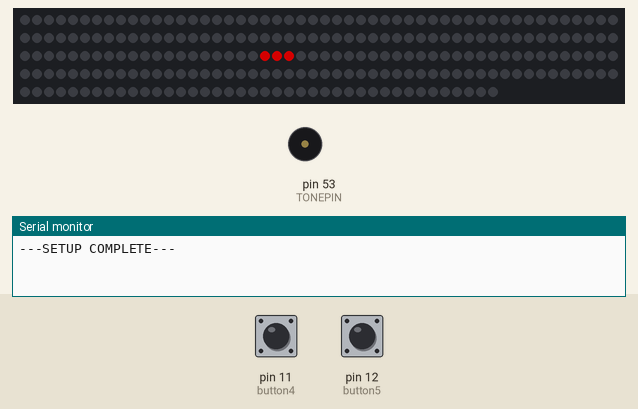
Bench run of a sketch on a simulated Arduino Mega 2560, built with avr-gcc and run on an emulated ATmega2560. Parts: 240 RGB LEDs in strip order, left to right, continuing on the next row, buzzer (waves = sounding), the last lines printed to the serial monitor. The test bench sets the inputs (shaded band); at power-on: pin 11 (button4) HIGH, pin 12 (button5) HIGH. Dim RGB values are drawn brighter than linear; random numbers use the default seed unless the sketch sets one.

Above: at 1.2 s.
1.3 s: pin 11 (button4) pulled LOW for 0.15 s
4.4 s: pin 12 (button5) pulled LOW for 0.15 s
At 4.56 s:
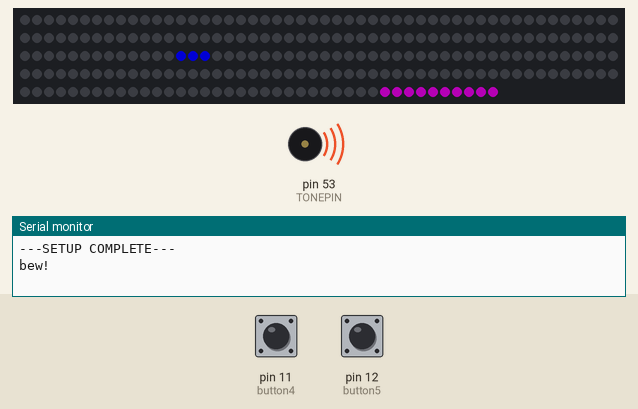
5.1 s: pin 11 (button4) pulled LOW for 1 s
At 7.2 s:
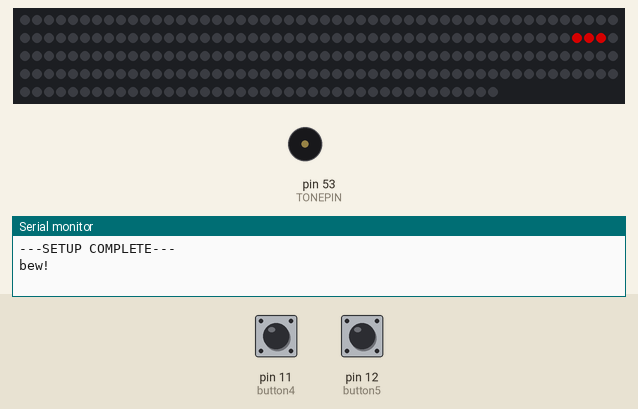
7.6 s: pin 12 (button5) pulled LOW for 1 s
10.1 s: pin 11 (button4) pulsed LOW 5 times (0.12 s each, 0.3 s apart)
At 11.56 s:
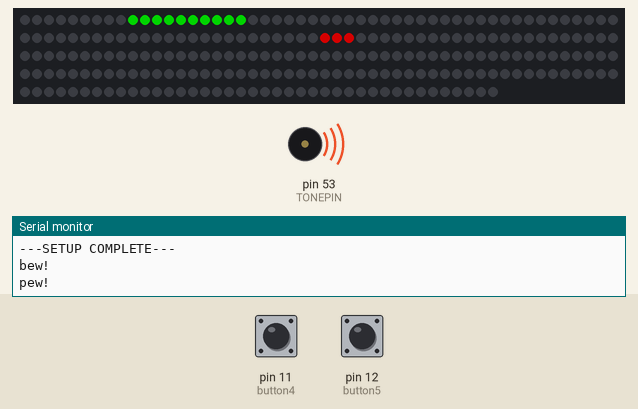
13.5 s: pin 11 (button4) pulled LOW for 0.15 s
At 15.0 s:
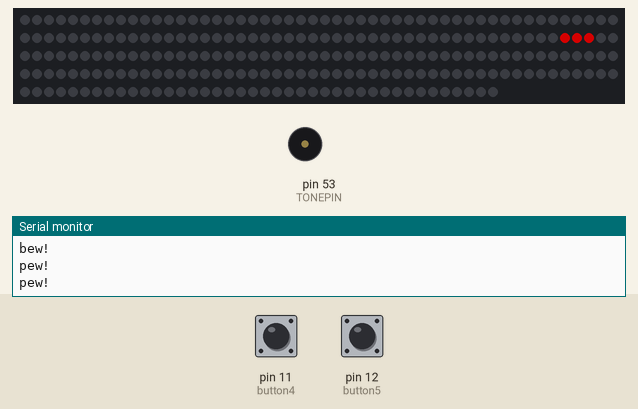
Timing chart, 0 to 15.2 s (numbered marks = the images above; inputs shaded):
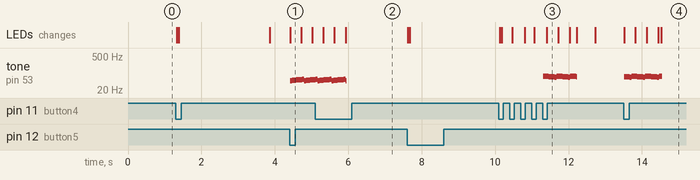

Measured:
- after the input at 4.4 s, tone on pin 53 (TONEPIN): plays 49 Hz for 0.05 s, 50 Hz for 0.05 s, 51 Hz for 0.05 s, 52 Hz for 0.05 s, 53 Hz for 0.05 s, 54 Hz for 0.05 s … (13 notes in this stretch), starting at once; the LEDs: change at once (image 1)
- after the input at 10.1 s, tone on pin 53 (TONEPIN): plays 74 Hz for 0.04 s, 73 Hz for 0.05 s, 72 Hz for 0.05 s, 71 Hz for 0.05 s, 70 Hz for 0.05 s, 69 Hz for 0.05 s … (18 notes in this stretch), starting after 1.2 s
- after the input at 13.5 s, tone on pin 53 (TONEPIN): plays 71 Hz for 0.04 s, 70 Hz for 0.05 s, 69 Hz for 0.05 s, 68 Hz for 0.05 s, 74 Hz for 0.05 s, 73 Hz for 0.05 s … (20 notes in this stretch), starting at once; the LEDs: first change at once (image 4 shows a later state)

The sketch:

neogame.ino
```cpp
#include <FastSPI_LED2.h>
#include <SerialCommand.h>
#include "fastspi_strip.h"
#include "button.h"
#include "game.h"

#define NUM_LEDS 240

Button button4 = Button(11);
Button button5 = Button(12);

fastspi_strip strip = fastspi_strip(NUM_LEDS);
game g = game(NUM_LEDS, strip, button4, button5);

void setup() {
  Serial.begin(115200);

  strip.clear();
  g.setup();

  Serial.println("---SETUP COMPLETE---");
}

void loop() {
  g.loop();
}
```

button.cpp
```cpp
#include "button.h"
Button::Button(int p) : pin(p), oldval(false) {
        pinMode(p, INPUT);
        digitalWrite(p, HIGH);
}

boolean Button::pressed() {
        boolean newval = read();
        boolean ret = (newval == 0) && (newval != oldval);

        oldval = newval;
        return ret;
}

int Button::read() {
        return digitalRead(pin);
}
```

button.h
```cpp
#include "Arduino.h"

class Button {
        int pin;
        boolean oldval;
public:
        Button(int p);
        boolean pressed();
        int read();
};
```

fastspi_strip.h
```cpp
#include <FastSPI_LED2.h>

class fastspi_strip {
  int BOTTOM_INDEX;
  int TOP_INDEX;
  int EVENODD;
  int num_leds;

  int** ledsX;

  int effectNumber;

  int idex;             //-LED INDEX (0 to num_leds-1
  int ihue;             //-HUE (0-360)
  int ibright;          //-BRIGHTNESS (0-255)
  int isat;             //-SATURATION (0-255)
  int bouncedirection;  //-SWITCH FOR COLOR BOUNCE (0-1)
  int lcount;
  float tcount;

  /* Convenience functions */
  int horizontal_index(int i);
  int antipodal_index(int i);
  int adjacent_cw(int i);
  int adjacent_ccw(int i);
  void HSVtoRGB(int hue, int sat, int val, int colors[3]);
  void copy_led_array();
  void print_led_arrays(int ilen);

public:
  struct CRGB* leds;

  fastspi_strip(int n);
  void clear();
  void loop();
  void set_effect(int num);
  void next();
  void prev();

  void set_color_led(int adex, int cred, int cgrn, int cblu);
  void set_color_led(int adex, CRGB& color);
  void one_color_all(int cred, int cgrn, int cblu) ; //-SET ALL LEDS TO ONE COLOR
  void one_color_allNOSHOW(int cred, int cgrn, int cblu) ; //-SET ALL LEDS TO ONE COLOR

  /* Lighting Effects */
  void rainbow_strobe(int idelay) ;
  void rainbow_fade(int idelay) ; //-FADE ALL LEDS THROUGH HSV RAINBOW
  void rainbow_loop(int istep, int idelay) ; //-LOOP HSV RAINBOW
  void random_burst(int idelay) ; //-RANDOM INDEX/COLOR
  void color_bounce(int idelay) ; //-BOUNCE COLOR (SINGLE LED)
  void police_lightsONE(int idelay) ; //-POLICE LIGHTS (TWO COLOR SINGLE LED)
  void police_lightsALL(int idelay) ; //-POLICE LIGHTS (TWO COLOR SOLID)
  void color_bounceFADE(int idelay) ; //-BOUNCE COLOR (SIMPLE MULTI-LED FADE)
  void flicker(int thishue, int thissat) ;
  void flash(CRGB color, int times, int d);
  void pulse_one_color_all(int ahue, int idelay) ; //-PULSE BRIGHTNESS ON ALL LEDS TO ONE COLOR
  void pulse_one_color_all_rev(int ahue, int idelay) ; //-PULSE SATURATION ON ALL LEDS TO ONE COLOR
  void random_red() ; //QUICK 'N DIRTY RANDOMIZE TO GET CELL AUTOMATA STARTED
  void rule30(int idelay) ; //1D CELLULAR AUTOMATA - RULE 30 (RED FOR NOW)
  void random_march(int idelay) ; //RANDOM MARCH CCW
  void rwb_march(int idelay) ; //R,W,B MARCH CCW
  void white_temps() ;
  void color_loop_vardelay(int iperiod, int idelay) ; //-COLOR LOOP (SINGLE LED) w/ VARIABLE DELAY
  void pop_random(int ahue, int idelay) ;
  void pop_horizontal(int ahue, int idelay) ;  //-POP FROM LEFT TO RIGHT UP THE RING
  void quad_bright_curve(int ahue, int idelay) ;  //-QUADRATIC BRIGHTNESS CURVER
  void flame() ;
  void radiation(int ahue, int idelay) ; //-SORT OF RADIATION SYMBOLISH-
  void sin_bright_wave(int ahue, int idelay) ;
  void fade_vertical(int ahue, int idelay) ; //-FADE 'UP' THE LOOP
  void rainbow_vertical(int istep, int idelay) ; //-RAINBOW 'UP' THE LOOP
  void pacman(int idelay) ; //-MARCH STRIP C-W
  void beat_march(int iwidth) ;
  void strip_march_cw(int idelay) ; //-MARCH STRIP C-W
  void strip_march_ccw(int idelay) ; //-MARCH STRIP C-W
  void strip_march_iw();
};
```

game.h
```cpp
#include "noise.h"
#define TIMEWINDOW 30
#define SHOT 10
#define PENALTY 4
#define PUCK_PADDING 1 // must be odd

CRGB color1 = CRGB(0, 255, 0);
CRGB color2 = CRGB(128, 0, 128);
CRGB off = CRGB(0);
CRGB red = CRGB(255,0,0);
CRGB green = CRGB(0,255,0);
CRGB blue = CRGB(0,0,255);

class game {
public:
  int num_leds;
  int puck;
  int lockout;
  int b1fired;
  int b2fired;
  int since_last_lockout;
  fastspi_strip& strip;
  Button& button1, button2;

  game(int n, fastspi_strip& fbref, Button& b1, Button& b2)
    : num_leds(n), strip(fbref), button1(b1), button2(b2) {
    setup();
  }

  void setup() {
    puck = num_leds/2 + 1;
    lockout = 0;
    b1fired = 0;
    b2fired = 0;
  }

  void loop() {
    makeNoise();
    CRGB puck_color = red;
    if (lockout) {
      puck_color = blue;
    }

    for (int i=puck - PUCK_PADDING; i < puck + PUCK_PADDING+1; i++) {
      strip.set_color_led(i, puck_color);
    }

    b1fired = 0;
    for (int i=puck-PUCK_PADDING-1; i > 0; i--) {
      b1fired |= strip.leds[i].r | strip.leds[i].g | strip.leds[i].b;
      strip.leds[i] = strip.leds[i-1];
    }
    strip.set_color_led(0, 0, 0, 0);

    b2fired = 0;
    for (int i=puck+PUCK_PADDING+1; i < num_leds-1; i++) {
      b2fired |= strip.leds[i].r | strip.leds[i].g | strip.leds[i].b;
      strip.leds[i] = strip.leds[i+1];
    }
    strip.set_color_led(num_leds-1, 0, 0, 0);

    if (!b1fired && !b2fired) {
      whichTune = -1;
    }

    if (strip.leds[puck-PUCK_PADDING-1] != off) {
      strip.set_color_led(puck-PUCK_PADDING-1, 0, 0, 0);

      puck++;
    }

    if (strip.leds[puck+PUCK_PADDING+1] != off) {
      strip.set_color_led(puck+PUCK_PADDING+1, 0, 0, 0);
      puck--;
    }

    if (!b1fired && !b2fired && !lockout && (random(250) == 0 || since_last_lockout > 1000)) {
      lockout = 500;
      since_last_lockout = 0;
    }
    else if (lockout) {
      lockout--;
    }
    since_last_lockout++;
    handleButtons_timing();

    LEDS.show();

    if (puck == 0) {
      winner(color2);
    }

    if (puck == num_leds-1) {
      winner(color1);
    }
  }

  void winner(CRGB color) {
    strip.flash(color, 10, 100);
    setup();
  }

  void handleButtons_timing() {
    boolean b1 = button1.pressed();
    boolean b2 = button2.pressed();
    if (!lockout) {
        if (b1) {
          puck -= PENALTY;
        }
        if (b2) {
          puck += PENALTY;
        }
        return;
    }

    if (b2fired || b1fired) return;

    if (lockout && (b1 || b2)) {
        if (b1) {
          b1fire();
        }
        if (b2) {
          b2fire();
        }
        lockout = 0;
    }
  }  // handleButtons()

  void b1fire() {
    Serial.println("pew!");
    whichTune = PEW;  // make the PEW noise!
    for (int i=0; i < SHOT; i++) {
      strip.set_color_led(i, color1);
    }
    b1fired+=SHOT;  // lock everything out until it's gone
  }

  void b2fire() {
    Serial.println("bew!");
    whichTune = BEW;  // make the BEW noise!
    for (int i=0; i < SHOT; i++) {
      strip.set_color_led(num_leds-1-i, color2);
    }
    b2fired+=SHOT;  // lock everything out until it's gone
  }
};
```

noise.h
```cpp
#define TONEPIN 53  // which pin sound comes out of
#define TUNESIZE 7 // how many notes per tune
  // play notes from F#-0 (0x1E) to F#-5 (0x5A):
int tunes[][TUNESIZE] = {
  { 0x4A, 0x49, 0x48, 0x47, 0x46, 0x45, 0x44 }, // PEW
  { 0x31, 0x32, 0x33, 0x34, 0x35, 0x36, 0x37 }  // BEW
};

#define TUNERATE 5 // how many LED frames per tunes advancement
#define NONE -1 // no tune playing
#define PEW 0 // this is one tune
#define BEW 1 // this is another
int whichTune = -1; // which tune we are playing right now
int tunePosition = 0; // this increments every LED animation frame

void makeNoise() {
  if (whichTune > -1) { // if we are playing a tune
    tone(TONEPIN, tunes[whichTune][tunePosition++ / TUNERATE]); // play at the appropriate rate
    if (tunePosition / TUNERATE >= TUNESIZE) {
      tunePosition = 0; // the song is over (can repeat or stop now)
      // whichTune = NONE;  // the tune must stop (comment this out to repeat tune until...)
    }
  }
    else noTone(TONEPIN); // there is no tune playing
} // makeNoise()
```

Source omitted: fastspi_strip.cpp (25958 bytes)
